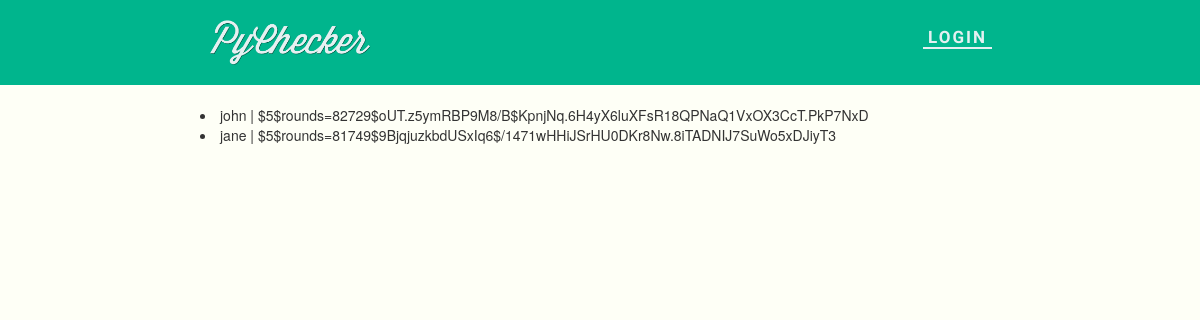
The app's page /users/, older data.
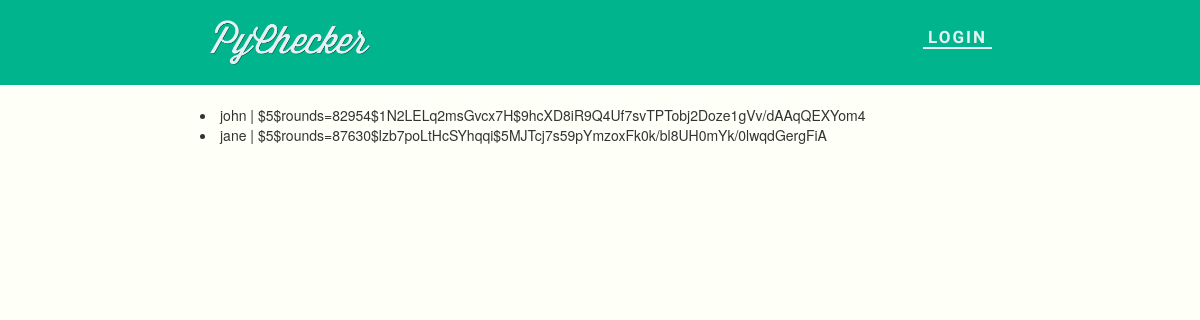
The same page, newer data.
### pychecker/models.py (models this page shows, shortened)
class User(Base):
    __tablename__ = "users"
    id = Column(Integer, primary_key=True, nullable=False)  # id, need to have even if null...
    username = Column(String, unique=True)  # username/key
    password = Column(String)  # password
    email = Column(String)  # user's email
    phone = Column(String)  # user's phone number
    twitter = Column(String)  # user's twitter handle
    products = relationship("Product", secondary=usersproducts_table)

### pychecker/views.py (the view)
@app.route('/users/')
def users():
    error = None
    db_users = models.User.query.all()
    return render_template('users.html', users=db_users, error=error, user=current_user)

### pychecker/__init__.py (called while the page is built)
@app.teardown_request
def shutdown_session(exception=None):
    db_session.remove()

### pychecker/templates/users.html (shortened to what this page needs)
{% extends "template_normal.html" %}
{% block content %}
    {% for user in users %}
        <li>{{ user.username }} | {{ user.password }}</li>
    {% endfor %}
{% endblock %}

### pychecker/templates/template_normal.html (shortened to what this page needs)
{% extends "boilerplate.html" %}
{% block body %}
  <body class="normal">
    <div class="navigation">
        <div class="masthead container-fluid">
            <ul class="nav nav-pills pull-right">
              {% if user is defined and user.is_authenticated() %}
                <li><a href="/user">{{ user.username }}</a></li>
                <li><a href="/logout">Logout</a></li>
              {% else %}
                <li><a href="/login">Login</a></li>
              {% endif %}
            </ul>
            <a class="logo" href="/"><img src="{{ url_for('static', filename='img/logo.png') }}"></a>
        </div>
    </div>
    <div class="content container-fluid container">
        {% block content %}{% endblock %}
    </div>
  </body>
  {% endblock %}

### pychecker/templates/boilerplate.html (shortened to what this page needs)
<!DOCTYPE html>
<html lang="en">
  <head>
    <link href="{{ url_for('static', filename='css/bootstrap.css') }}" rel="stylesheet">
    <link href="{{ url_for('static', filename='css/style.css') }}" rel="stylesheet">
  </head>
  {%block body %}{% endblock %}
</html>

### pychecker/static/css/style.css (style rules this page uses)
body { padding:0; margin:0; background:#fefff6; }
.navigation { background:#00b58d; margin: 0; padding: 20px 0; }
.navigation .logo img { height: 45px; margin-left: 10px; }
.nav-pills { padding: 0px; margin: 10px 0 0; }
.nav-pills > li > a { font-size: 17px; font-family: Raleway; letter-spacing: 2px; text-transform: uppercase; border-bottom: 2px solid #e4f0f1; margin: 0 8px; padding: 0 5px 3px; border-radius: 0px; font-weight: 700; text-decoration: none; color:#e4f0f1; }
.container-fluid { margin-right: auto; margin-left: auto; max-width: 800px !important; }
.container,.masthead { margin:0 auto; max-width:950px; }
.content { padding: 20px 0; }

Row changes from the older to the newer data that the page shows:
changed User "john": password "$5$rounds=82729$oUT.z5ymRBP9M8/B$KpnjNq.6H4yX6luXFsR18QPNaQ1VxOX3CcT.PkP7NxD" → "$5$rounds=82954$1N2LELq2msGvcx7H$9hcXD8iR9Q4Uf7svTPTobj2Doze1gVv/dAAqQEXYom4"
changed User "jane": password "$5$rounds=81749$9BjqjuzkbdUSxIq6$/1471wHHiJSrHU0DKr8Nw.8iTADNIJ7SuWo5xDJiyT3" → "$5$rounds=87630$lzb7poLtHcSYhqqi$5MJTcj7s59pYmzoxFk0k/bl8UH0mYk/0lwqdGergFiA"
